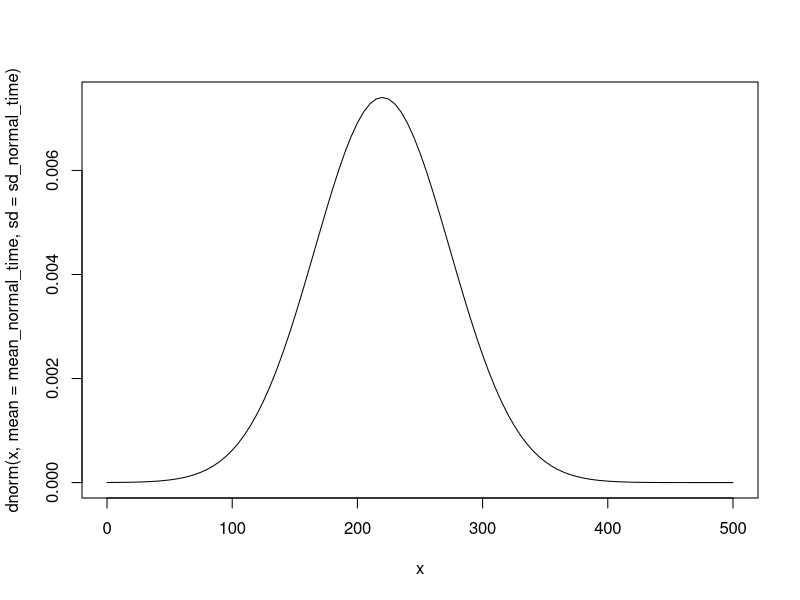
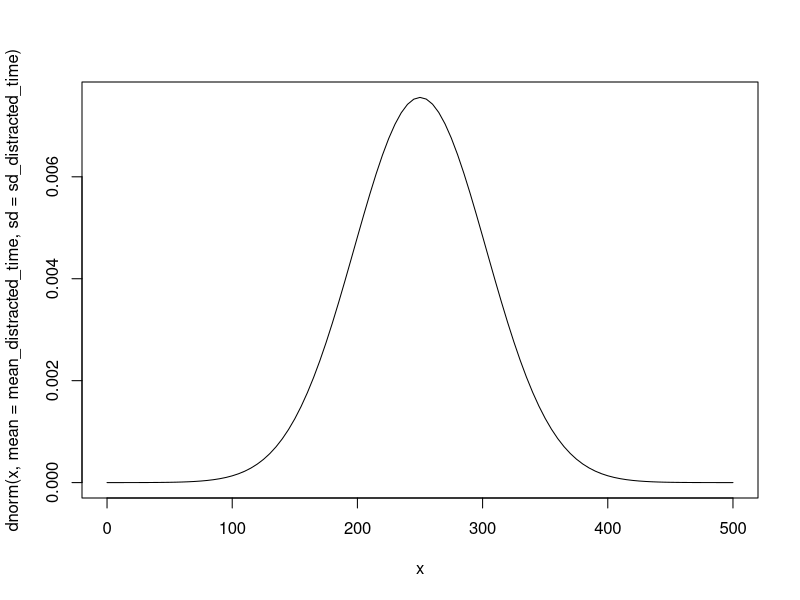
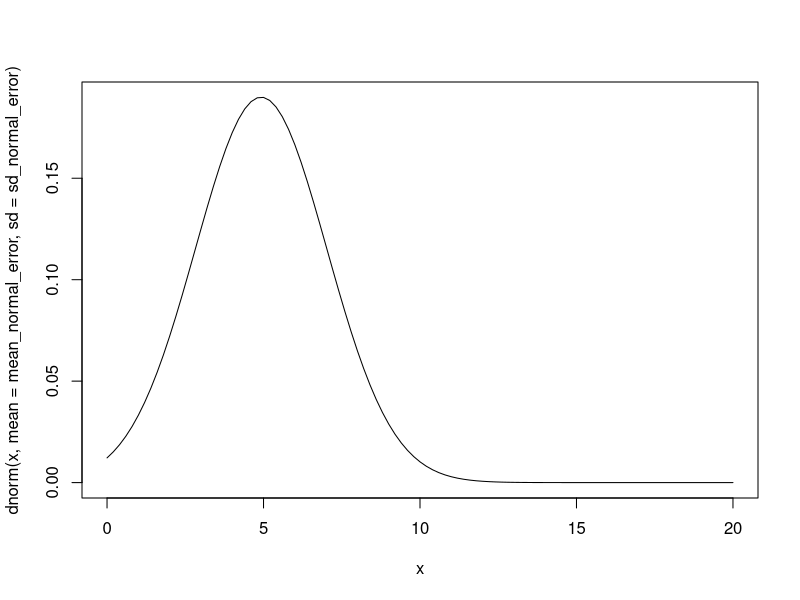
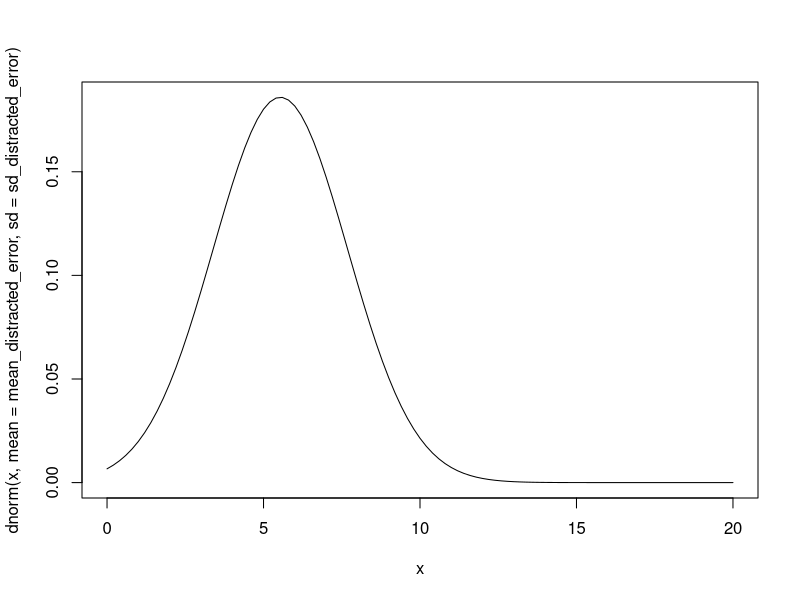
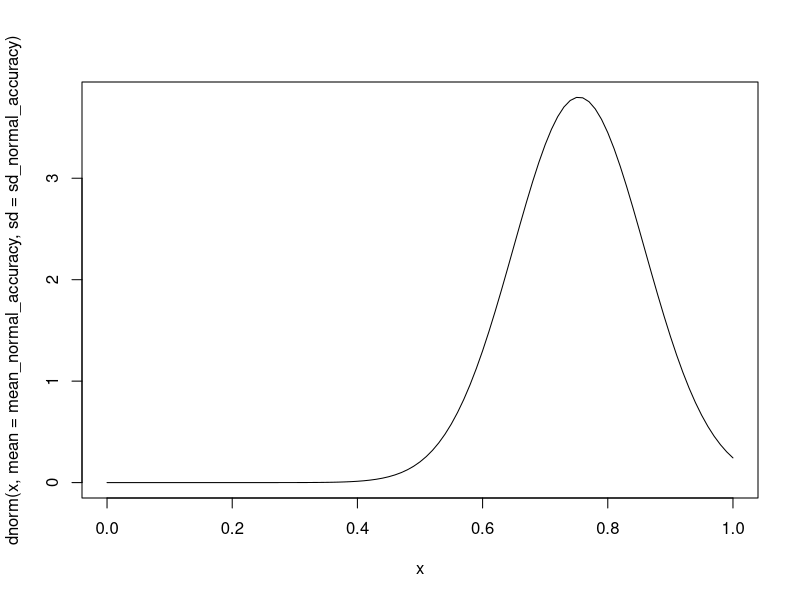
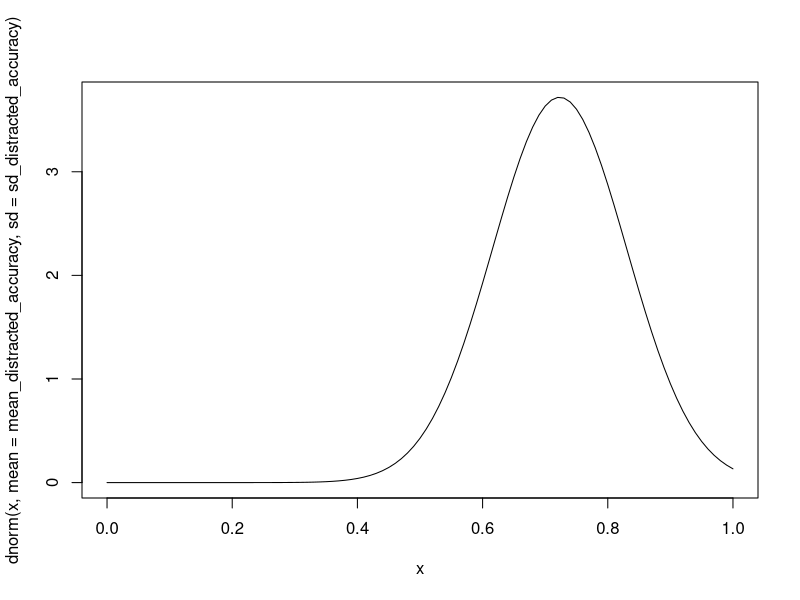

Source code (R) for these figures, in order:
normal_time <- c(193, 181, 184, 184, 228, 181, 209, 192, 216, 220, 364, 301, 206)

normal_error <- c(5, 8, 4, 8, 8, 1, 4, 4, 4, 4, 5, 6, 3)

distracted_time <- c(290, 360, 182, 212, 222, 244, 230, 202, 208, 282, 331, 225, 263)

distracted_error <- c(8, 5, 4, 6, 5, 4, 10, 5, 2, 3, 7, 6, 7)

normal_accuracy <- 1 - normal_error / 20
distracted_accuracy <- 1 - distracted_error / 20

mean_normal_time <- mean(normal_time)
mean_normal_error <- mean(normal_error)
mean_distracted_time <- mean(distracted_time)
mean_distracted_error <- mean(distracted_error)
mean_normal_accuracy <- mean(normal_accuracy)
mean_distracted_accuracy <- mean(distracted_accuracy)

sd_normal_time <- sd(normal_time)
sd_normal_error <- sd(normal_error)
sd_distracted_time <- sd(distracted_time)
sd_distracted_error <- sd(distracted_error)
sd_normal_accuracy <- sd(normal_accuracy)
sd_distracted_accuracy <- sd(distracted_accuracy)

curve(dnorm(x, mean = mean_normal_time, sd = sd_normal_time), from = 0, to = 500)
curve(dnorm(x, mean = mean_distracted_time, sd = sd_distracted_time), from = 0, to = 500)
curve(dnorm(x, mean = mean_normal_error, sd = sd_normal_error), from = 0, to = 20)
curve(dnorm(x, mean = mean_distracted_error, sd = sd_distracted_error), from = 0, to = 20)
curve(dnorm(x, mean = mean_normal_accuracy, sd = sd_normal_accuracy))
curve(dnorm(x, mean = mean_distracted_accuracy, sd = sd_distracted_accuracy))

# t-test for time
t_test_time <- t.test(normal_time, distracted_time, mu = 0, var.equal = FALSE, alternative = "less", conf.level = 0.95)
t_test_time_p_value <- t_test_time$p.value
t_test_accuracy <- t.test(normal_accuracy, distracted_accuracy, mu = 0, var.equal = FALSE, alternative = "greater", conf.level = 0.95)
t_test_accuracy_p_value <- t_test_accuracy$p.value